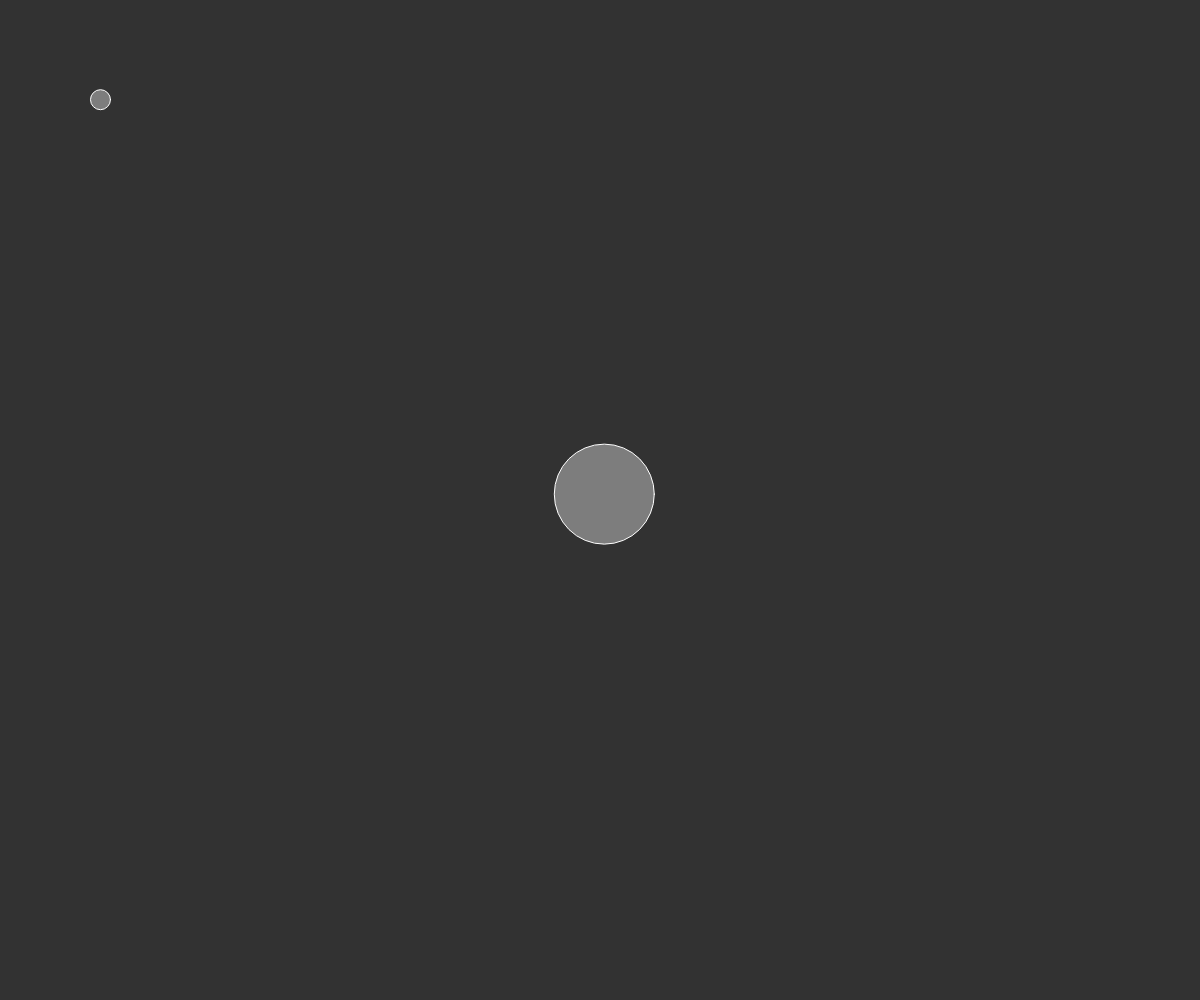
Frame 1 (no input)
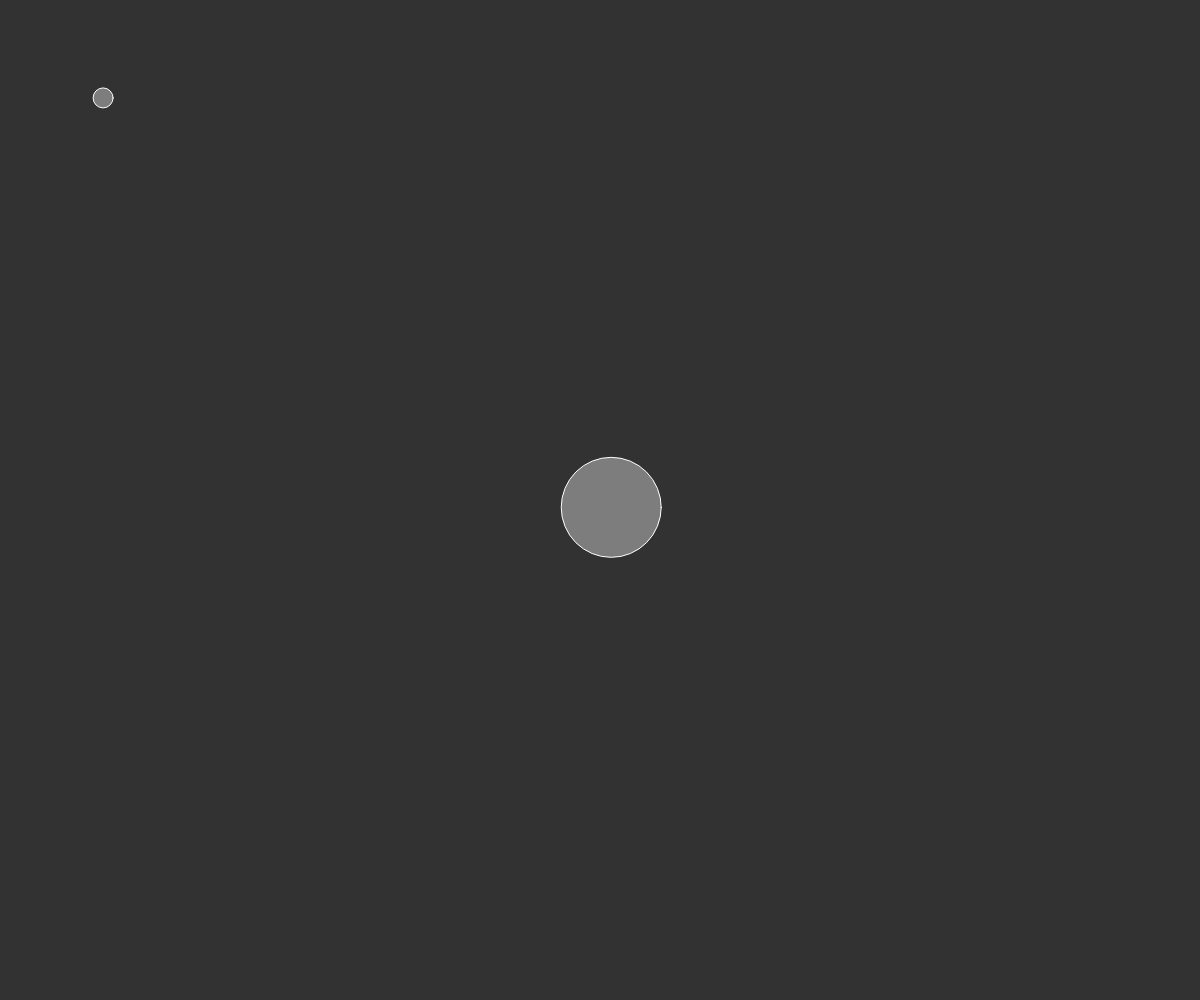
Frame 60 (no input)
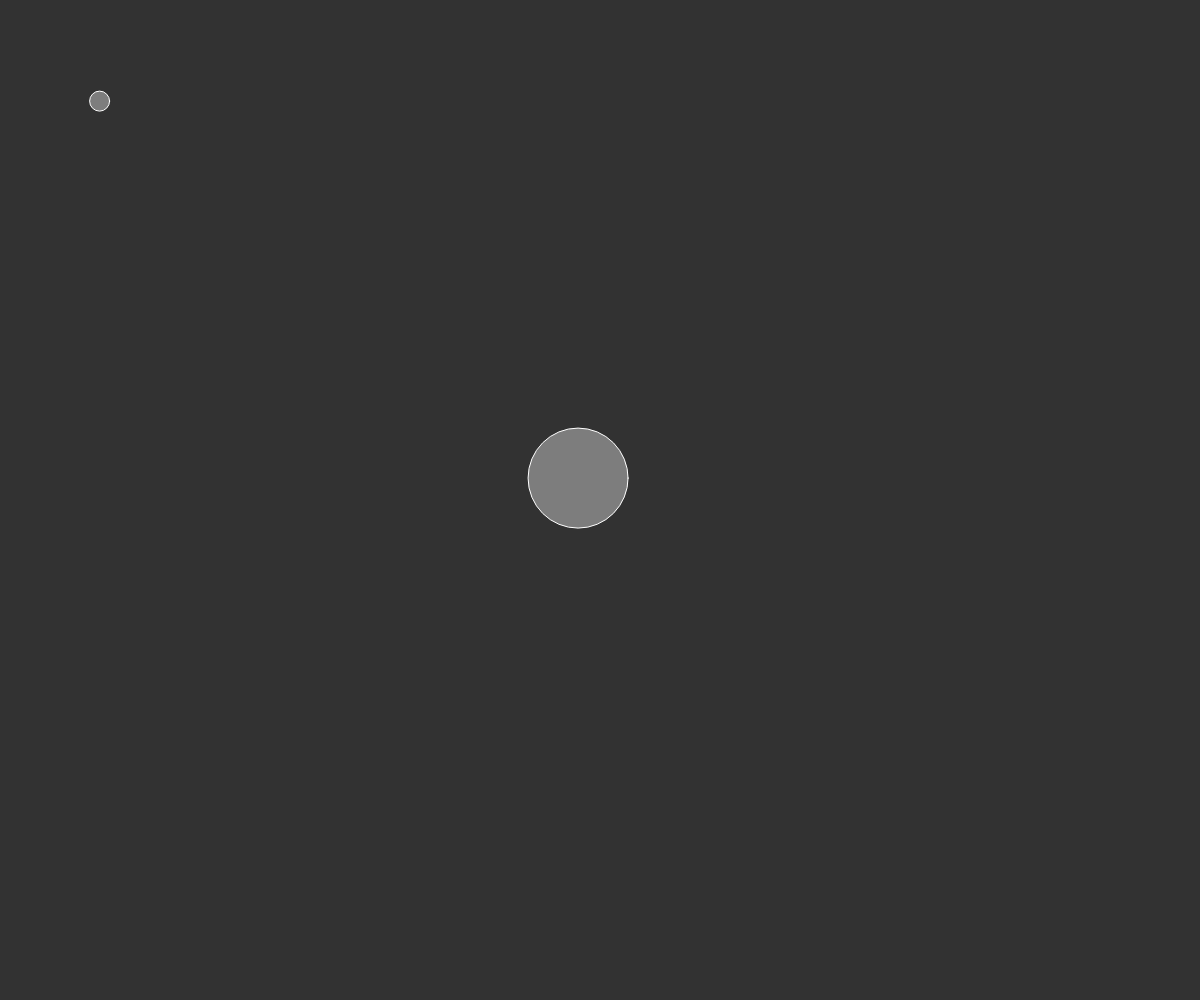
Frame 120 (the mouse pressed at the canvas centre since frame 60)

The p5.js sketch that drew these frames (run headless with seeded random() and noise() and a simulated clock; from frame 60 on, the mouse is pressed at the canvas centre):

// p5.js sketch
// ── sketch.js
var blob, blob2;

function setup() {
  createCanvas(windowWidth, windowHeight);
  
  fill(125);
  stroke(255);

  blob = new Blob(width/2, height/2, 100, -10, 10);
  blob2 = new Blob(100, 100, 20, -1, 1); 
}

function draw() {
  background(50);
  
  blob.move();
  blob.display();

  blob2.move();
  blob2.display();
}
// ── Blob.js
function Blob(_x, _y, _w, _n, _p) {
   this.x = _x;
   this.y = _y;
   this.w = _w;
   this.neg = _n;
   this.pos = _p;
}

Blob.prototype.move = function() {
    this.x = this.x + random(this.neg, this.pos);
    this.y = this.y + random(this.neg, this.pos);
};

Blob.prototype.display = function() {
    ellipse(this.x, this.y, this.w, this.w);
};
